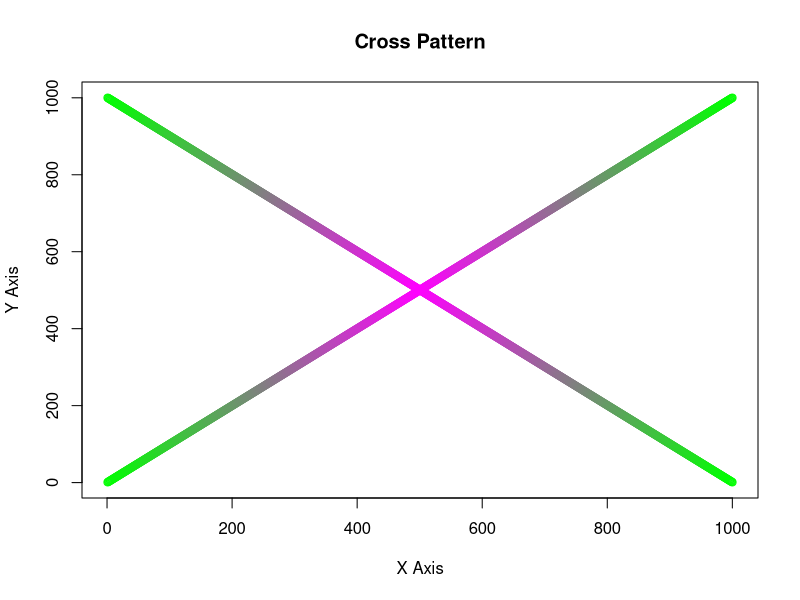

Source code (R):
library(plotrix)

start = 1
end = 1000

x <- c(start:end)
limits <- c(start-1,end+1)
colo <- color.gradient(c(0,1,0),c(1,0,1),c(0,1,0),nslices = 1000)

plot(x,
     main="Cross Pattern",
     col = colo,
     xlab="X Axis",
     ylab="Y Axis",
     xlim = limits,
     ylim = limits,
     )
points(rev(x), col = colo)

# legend(x = "topright", box.col = "black",
#        bg ="white", box.lwd = 1, title="Cross",
#        legend=c("X Blue", "Y Red"),
#        fill = c("blue","red"))